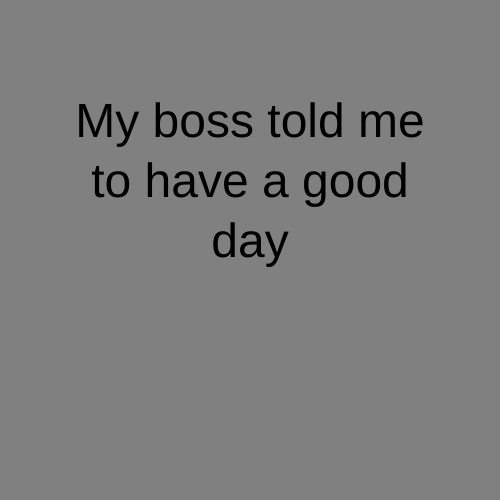
Frame 1 (no input)
Frame 60 (no input): identical to frame 1, image omitted
Frame 120 (the mouse pressed at the canvas centre since frame 60): identical to frame 1, image omitted

The p5.js sketch that drew this single still picture (run headless with seeded random() and noise() and a simulated clock; from frame 60 on, the mouse is pressed at the canvas centre):

// p5.js sketch
// ── sketch.js
let myState = 0;
let timer = 0;

function setup() {
  createCanvas(500, 500);
  textAlign(CENTER);
  rectMode(CENTER);
}

function draw() {
  timer++ ;
  if(timer > 2*80) {
    timer = 0;
    myState++ ;
    if (myState > 1) {
      myState = 0;
    }
  }
  
  switch (myState){
    case 0:
    background('grey');
    fill('black');
    textSize(48);
    text("My boss told me to have a good day", width/2, height/2, 400, 300);
    break;

    case 1:
    background('yellow');
    fill('black');
    textSize(48);
    text("So I went home", width/2, height/2, 400, 300);
    break;
  }
}

function mouseReleased(){
  myState++ ;
  if (myState > 1) myState = 0;
}
